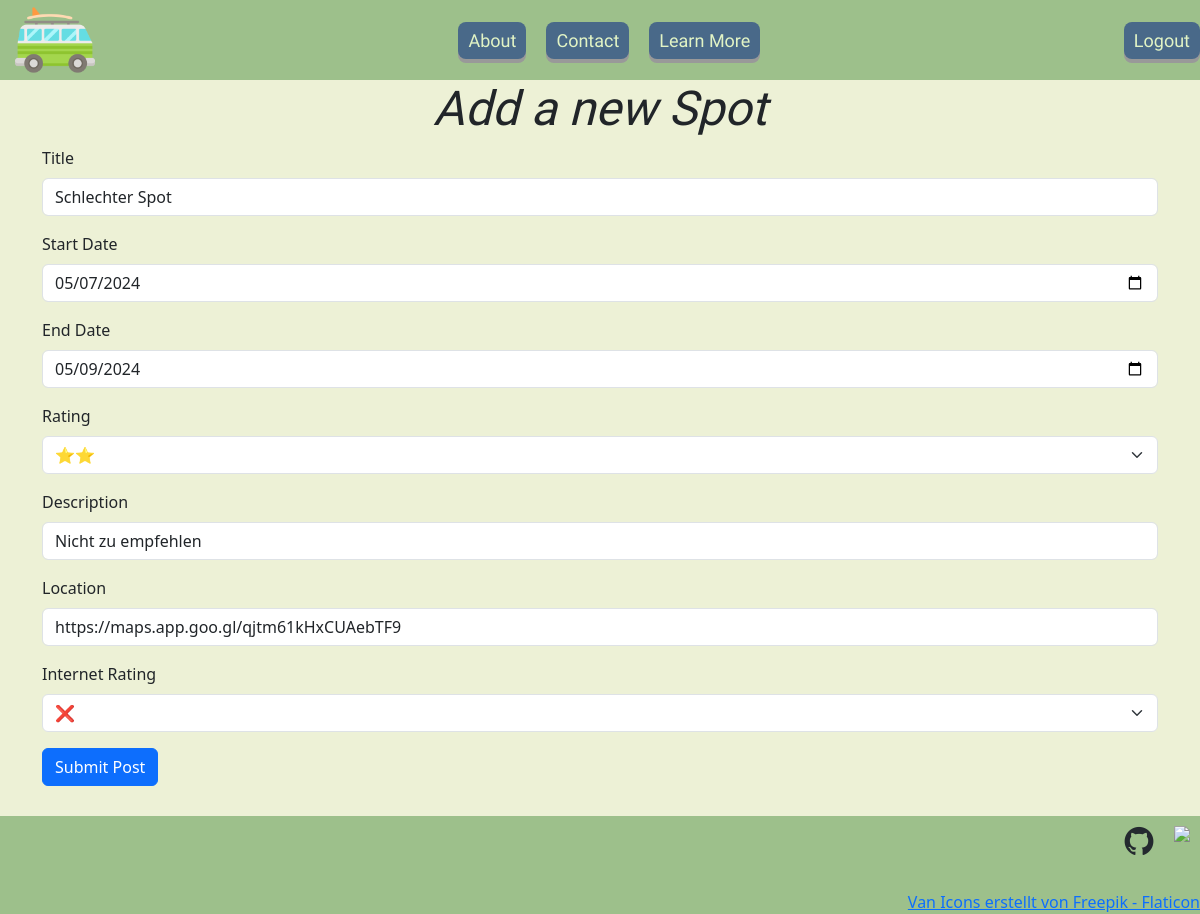
The page /edit_spot/2 (signed in) on the database its author committed.
### main.py (models this page shows)
class Spots(db.Model):
    __tablename__ = "spots"
    id: Mapped[int] = mapped_column(Integer, primary_key=True)
    title: Mapped[str] = mapped_column(String(250), unique=True, nullable=False)
    date_start: Mapped[datetime.date] = mapped_column(DateTime(), nullable=False)
    date_end: Mapped[datetime.date] = mapped_column(DateTime(), nullable=False)
    rating: Mapped[str] =mapped_column(Integer, nullable=False)
    description: Mapped[str] = mapped_column(String(500), nullable=False)
    internet_rating: Mapped[str] = mapped_column(Integer, nullable=False)
    location: Mapped[str] = mapped_column(String(250), nullable=False)

### main.py (the view, shortened to what this page needs)
@app.route("/edit_spot/<int:spot_id>", methods=["GET", "POST"])
@login_required
def edit_spot(spot_id):
    spot_to_edit = db.get_or_404(Spots, spot_id)
    edit_form = CreatePostForm(
        title=spot_to_edit.title,
        date_start=spot_to_edit.date_start,
        date_end=spot_to_edit.date_end,
        rating=spot_to_edit.rating,
        description=spot_to_edit.description,
        internet_rating=spot_to_edit.internet_rating,
        location=spot_to_edit.location,
    )
    return render_template("add_spot.html", title="Edit Spot", form=edit_form)

### forms.py
class CreatePostForm(FlaskForm):
    title = StringField("Title", validators=[Length(min=1, max=250)])
    date_start = DateField("Start Date", validators=[DataRequired()])
    date_end = DateField("End Date", validators=[DataRequired()])
    rating = SelectField("Rating", choices=["⭐", "⭐⭐", "⭐⭐⭐", "⭐⭐⭐⭐", "⭐⭐⭐⭐⭐"], validators=[DataRequired()])
    description = StringField("Description", validators=[Length(min=1, max=500)])
    location = StringField("Location", validators=[DataRequired(), URL()])
    internet_rating = SelectField("Internet Rating", choices=["❌", "📶", "📶📶", "📶📶📶", "📶📶📶📶"], validators=[DataRequired()])
    submit = SubmitField("Submit Post")

### main.py (called while the page is built)
@login_manager.user_loader
def load_user(user_id):
    return db.session.execute(db.select(User).where(User.id == user_id)).scalar()

### templates/add_spot.html
{% include "header.html" %}
{% from 'bootstrap5/form.html' import render_form %}
<div class="container">
    <h1>Add a new Spot</h1>
    {{ render_form(form) }}
</div>
{% include "footer.html" %}

### static/css/styles.css (style rules this page uses)
body { background-color: #EDF1D6; margin: 0; padding: 0; }
h1 { text-align: center; font-family: "Sedan", serif; font-weight: 400; font-style: italic; font-size: 3rem; }

### rows shown on the page
Spots: title "Schlechter Spot", date_start "05/07/2024", date_end "05/09/2024", rating "⭐⭐", description "Nicht zu empfehlen", location "https://maps.app.goo.gl/qjtm61kHxCUAebTF9", internet_rating "❌"
